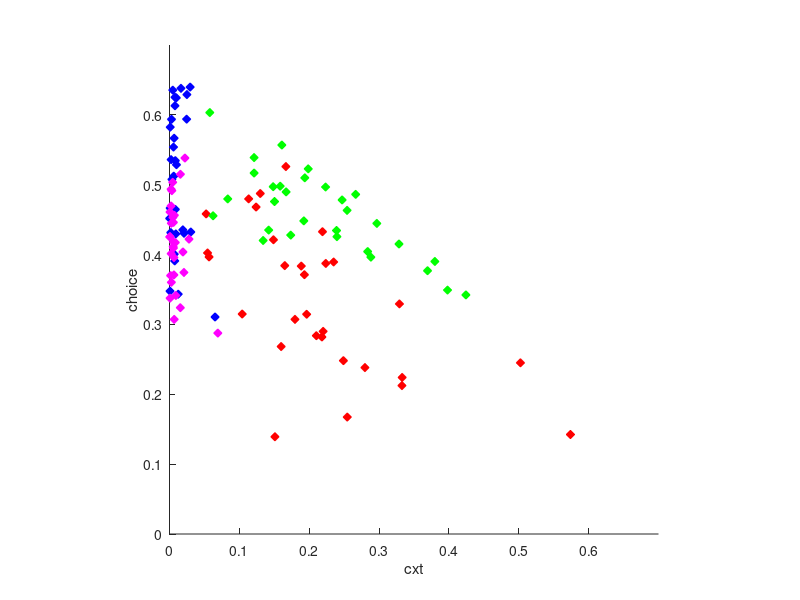
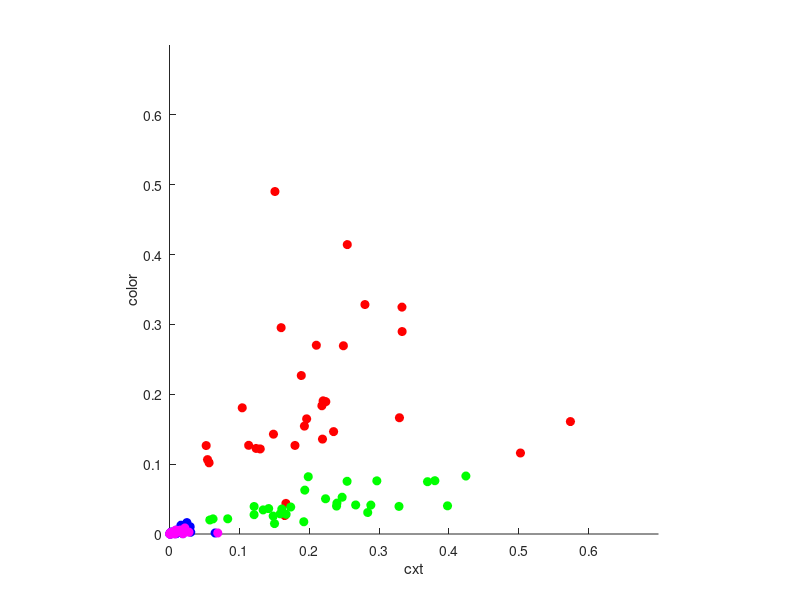
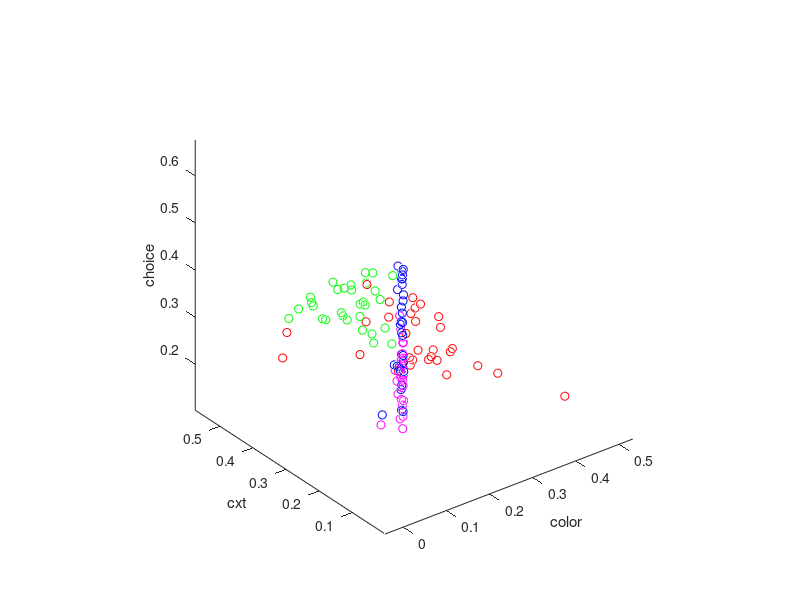

MATLAB code to generate these figures, in order: (Note: this script raises an error after producing the figures.)
varPerRun = load('resultsA5.mat').varPerRun;

figure; hold on
cols = {'r','g','b','m'};
for j=1:4
    plot(varPerRun(:,j,4), varPerRun(:,j,2), 'd','color',cols{j}, 'MarkerFaceColor', cols{j});
    hold on
end


axis equal

xlim([0 0.7])
ylim([0 0.7])

xlabel('cxt')
ylabel('choice')

% print('-painters','-depsc',['~/Documents/chandlab/paperFigures/Fig6_s/', 'cxt_choiceA3.eps']);

figure; hold on
cols = {'r','g','b','m'};
for j=1:4
    plot(varPerRun(:,j,4), varPerRun(:,j,1), 'o','color',cols{j}, 'MarkerFaceColor', cols{j});
    hold on
end


axis equal

xlim([0 0.7])
ylim([0 0.7])

xlabel('cxt')
ylabel('color')

% print('-painters','-depsc',['~/Documents/chandlab/paperFigures/Fig6_s/', 'color_cxtA3.eps']);

%%



figure;
cols = {'r','g','b','m'};
for j=1:4
    plot3(varPerRun(:,j,1), varPerRun(:,j,4), varPerRun(:,j,2), 'o','color',cols{j});
    hold on
end


axis equal

% xlim([0 0.7])
% ylim([0 0.7])
% zlim([0 0.7])

xlabel('color')
ylabel('cxt')
zlabel('choice')

%% 

A2 = load('resultsA6.mat').varPerRun;
A3 = load('resultsA3.mat').varPerRun;
A5nofb = load('resultsA5nofb.mat').varPerRun;
A5 = load('resultsA5.mat').varPerRun;


% specify color: dim1; choice: dim2; cxt: dim4
dim = 4;
area = 2;
A5 = squeeze(A5(:,area,dim));
A5nofb = squeeze(A5nofb(:,area,dim));
A2 = squeeze(A2(:,area,dim));
A3 = squeeze(A3(:,area,dim));

A = [A5, A5nofb, A2, A3];
stdA = std(A)./sqrt(size(A,1));



y = mean(A);

X = categorical({'A5','A5nofb','A2', 'A3'});
X = reordercats(X,{'A5','A5nofb','A2', 'A3'});

figure; hold on
b = bar(X,y, 0.4, 'grouped');
% Calculate the number of groups and number of bars in each group
[ngroups,nbars] = size(y');
% Get the x coordinate of the bars
x = nan(nbars, ngroups);
for i = 1:nbars
    x(i,:) = b(i).XEndPoints;
end
% Plot the errorbars
errorbar(x',y,stdA,'k','linestyle','none', 'linewidth', 1.5);
hold off

%% each model, plot each area's modulation to a task variable
dim = 4;

A6 = load('resultsA6.mat').varPerRun;
A3 = load('resultsA3.mat').varPerRun;
A5nofb = load('resultsA5nofb.mat').varPerRun;
A5_1 = load('resultsA5_1.mat').varPerRun;

A = A6;

A = [squeeze(A(:,1,dim)),squeeze(A(:,2,dim)),squeeze(A(:,3,dim)),squeeze(A(:,4,dim))];
stdA = std(A)./sqrt(size(A,1));

y = mean(A);

% X = categorical({'1','2','3', 'A3'});
% X = reordercats(X,{'A5','A5nofb','A2', 'A3'});


figure; hold on
b = bar(y, 0.4, 'grouped');
% Calculate the number of groups and number of bars in each group
[ngroups,nbars] = size(y');
% Get the x coordinate of the bars
x = nan(nbars, ngroups);
for i = 1:nbars
    x(i,:) = b(i).XEndPoints;
end
% Plot the errorbars
errorbar(x',y,stdA,'k','linestyle','none', 'linewidth', 1.5);
hold off

figure; 
violinplot(A)

%% 

dim = 4;

for area = 1:4
    
A2 = load('resultsA6.mat').varPerRun;
A3 = load('resultsA3.mat').varPerRun;
A5nofb = load('resultsA5nofb.mat').varPerRun;
A5 = load('resultsA5.mat').varPerRun;
    
A5 = squeeze(A5(:,area,dim));
A5nofb = squeeze(A5nofb(:,area,dim));
A2 = squeeze(A2(:,area,dim));
A3 = squeeze(A3(:,area,dim));

A = [A5, A5nofb, A2, A3];


addpath('violinplot/');

figure;
violinplot(A)
title(['area' num2str(area)])

end
